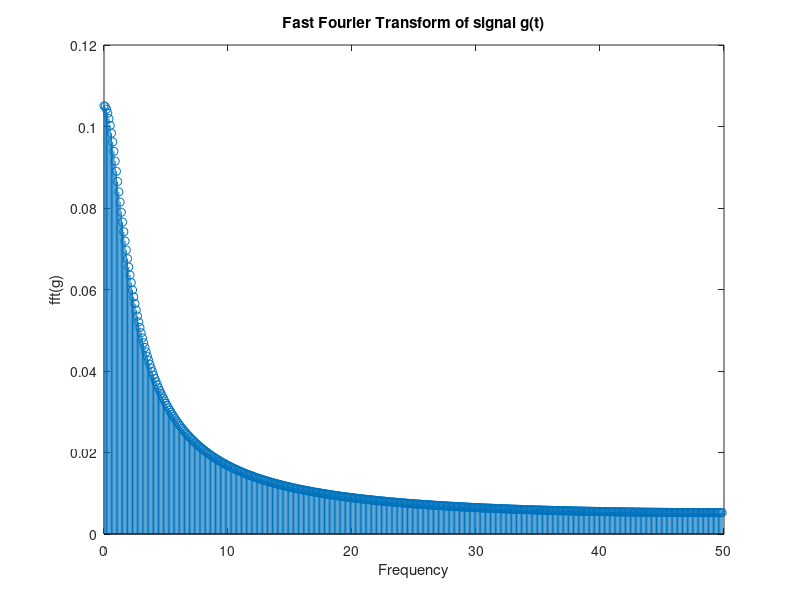
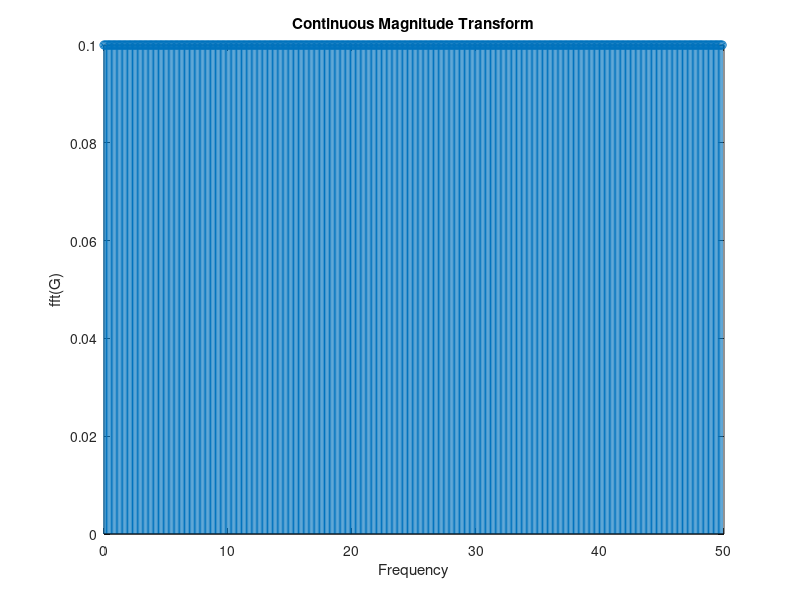
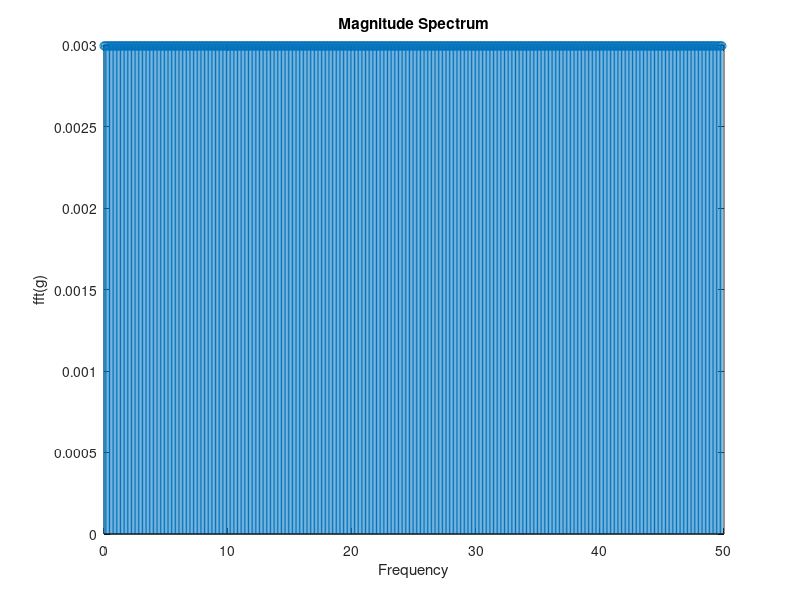

Recreate these plots in MATLAB, in order.
% Alberto Pizano
% ECE448
% Lab2 Part 2
% 9/8/2019

clc
clear all
close all

% Unit step function generation
t = 0:0.01:1;
sig = exp(-10.*t); % t = pulse width = 0.1ms
trail = zeros(1,450); 
precede = zeros(1,450); 
g = [precede sig trail]; 

% Determine number of points in g(t)
N = length(g); % length is 1000

% To determine the period of T
T = N*0.01

% Fourier transform of g(t)
z = fft(g)*0.01;
figure(1)
stem((0:(N/2-1))*(1/(N*0.01)),abs(z(1:N/2)));
xlabel('Frequency');
ylabel('fft(g)');
title('Fast Fourier Transform of signal g(t)');

% Plot the continuous magnitude transform
f = (0:N/2 -1)* (1/N*0.01);

Gf = (1./(10+1i*2*pi*f)).*(1 - exp(-10 - 1i.*2.*pi.*f));

figure(2)
stem((0:(N/2-1))*(1/(N*0.01)),abs(Gf));
xlabel('Frequency');
ylabel('fft(G)');
title('Continuous Magnitude Transform');

%%
% Plot the magnitude spectrum sinc function

% Sinc function generation
t2 = 0:0.01:1;
sig = sin(pi.*t2)/(pi.*t2);
trail = zeros(1,450); 
precede = zeros(1,450); 
g = [precede sig trail]; 

% Number of points in g(t)
N = length(g);

% Determine period of T
T = N*0.01

% Fourier transform of g(t)
z = fft(g)*0.01; 

figure(3)
stem((0:N/2 - 1)*1/(N*0.01),abs(z(1:N/2)));
xlabel('Frequency');
ylabel('fft(g)');
title('Magnitude Spectrum');